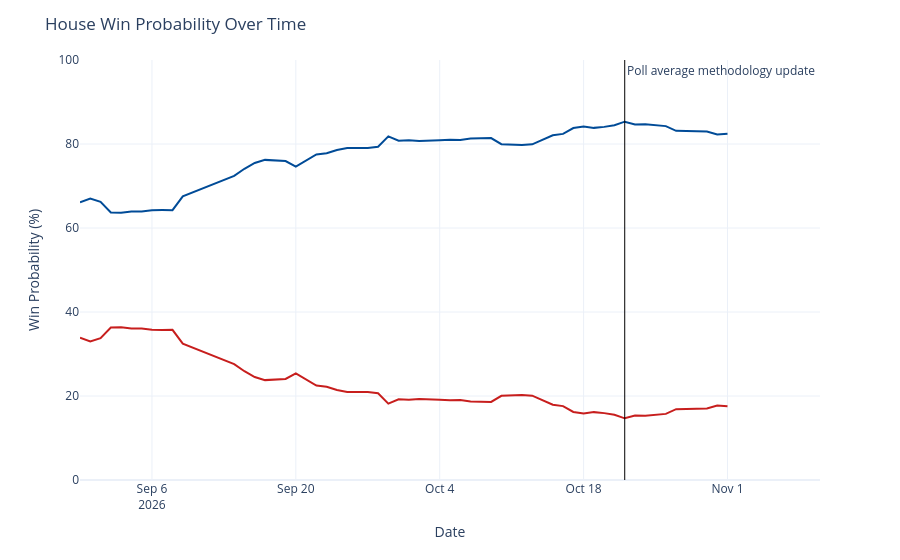

Write notebook code for a chart like this one.
### Code cell
chance_over_time = output_ts[(output_ts['geo'] == 'US House') &
                             (output_ts['type'] == 'chance')]
chance_over_time['rep_chance'] = chance_over_time['y'].map(lambda x: 100 - x)
chance_over_time = chance_over_time.rename({'y': 'Democrats', 'rep_chance': 'Republicans'}, axis=1)
chance_time_ser = px.line(chance_over_time, x='date', y=['Democrats', 'Republicans'], template='plotly_white',
                         color_discrete_map={'Democrats': '#004b97', 'Republicans': '#c71e1d'},)
chance_time_ser.update_traces(hovertemplate="%{y:.1f}%")
chance_time_ser.update_layout(
    xaxis=dict(range=[pd.to_datetime('2026-08-30'), pd.to_datetime('2026-11-10')]),
    yaxis=dict(range=[0, 100]),
    xaxis_title='Date',
    yaxis_title='Win Probability (%)',
    title=dict(text="House Win Probability Over Time"),
    hovermode="x",
    showlegend=False
)
chance_time_ser.add_vline(x=pd.to_datetime('2026-10-22').timestamp() * 1000, line_width=1, line_color='black',
                          annotation_text='Poll average methodology update', annotation_position='top right')
chance_time_ser

### Figure 1 — Plotly figure (JSON) as saved in the notebook; plotly's stock layout.template omitted (floating-point values rounded to 4 significant figures)
{"data": [{"hovertemplate": "%{y:.1f}%", "legendgroup": "Democrats", "line": {"color": "#004b97", "dash": "solid"}, "marker": {"symbol": "circle"}, "mode": "lines", "name": "Democrats", "orientation": "v", "showlegend": true, "type": "scatter", "x": ["2026-08-30", "2026-08-31", "2026-09-01", "2026-09-02", "2026-09-03", "2026-09-04", "2026-09-05", "2026-09-06", "2026-09-07", "2026-09-08", "2026-09-09", "2026-09-14", "2026-09-15", "2026-09-16", "2026-09-17", "2026-09-18", "2026-09-19", "2026-09-20", "2026-09-21", "2026-09-22", "2026-09-23", "2026-09-24", "2026-09-25", "2026-09-26", "2026-09-27", "2026-09-28", "2026-09-29", "2026-09-30", "2026-10-01", "2026-10-02", "2026-10-03", "2026-10-04", "2026-10-05", "2026-10-06", "2026-10-07", "2026-10-08", "2026-10-09", "2026-10-10", "2026-10-11", "2026-10-12", "2026-10-13", "2026-10-15", "2026-10-16", "2026-10-17", "2026-10-18", "2026-10-19", "2026-10-20", "2026-10-21", "2026-10-22", "2026-10-23", "2026-10-24", "2026-10-25", "2026-10-26", "2026-10-27", "2026-10-29", "2026-10-30", "2026-10-31", "2026-11-01"], "xaxis": "x", "y": [66.12, 67.02, 66.25, 63.69, 63.65, 63.91, 63.91, 64.23, 64.27, 64.25, 67.54, 72.39, 74.1, 75.49, 76.22, 76.08, 75.94, 74.59, 76.12, 77.51, 77.78, 78.58, 79.05, 79.05, 79.05, 79.34, 81.82, 80.78, 80.9, 80.69, 80.7, 80.88, 81.01, 80.94, 81.32, 81.39, 81.42, 79.94, 79.78, 79.75, 79.92, 82.09, 82.41, 83.8, 84.17, 83.84, 84.08, 84.45, 85.31, 84.64, 84.7, 84.4, 84.26, 83.14, 83.05, 82.97, 82.25, 82.42], "yaxis": "y"}, {"hovertemplate": "%{y:.1f}%", "legendgroup": "Republicans", "line": {"color": "#c71e1d", "dash": "solid"}, "marker": {"symbol": "circle"}, "mode": "lines", "name": "Republicans", "orientation": "v", "showlegend": true, "type": "scatter", "x": ["2026-08-30", "2026-08-31", "2026-09-01", "2026-09-02", "2026-09-03", "2026-09-04", "2026-09-05", "2026-09-06", "2026-09-07", "2026-09-08", "2026-09-09", "2026-09-14", "2026-09-15", "2026-09-16", "2026-09-17", "2026-09-18", "2026-09-19", "2026-09-20", "2026-09-21", "2026-09-22", "2026-09-23", "2026-09-24", "2026-09-25", "2026-09-26", "2026-09-27", "2026-09-28", "2026-09-29", "2026-09-30", "2026-10-01", "2026-10-02", "2026-10-03", "2026-10-04", "2026-10-05", "2026-10-06", "2026-10-07", "2026-10-08", "2026-10-09", "2026-10-10", "2026-10-11", "2026-10-12", "2026-10-13", "2026-10-15", "2026-10-16", "2026-10-17", "2026-10-18", "2026-10-19", "2026-10-20", "2026-10-21", "2026-10-22", "2026-10-23", "2026-10-24", "2026-10-25", "2026-10-26", "2026-10-27", "2026-10-29", "2026-10-30", "2026-10-31", "2026-11-01"], "xaxis": "x", "y": [33.88, 32.98, 33.75, 36.31, 36.35, 36.09, 36.09, 35.77, 35.73, 35.75, 32.46, 27.61, 25.9, 24.51, 23.78, 23.92, 24.06, 25.41, 23.88, 22.49, 22.22, 21.42, 20.95, 20.95, 20.95, 20.66, 18.18, 19.22, 19.1, 19.31, 19.3, 19.12, 18.99, 19.06, 18.68, 18.61, 18.58, 20.06, 20.22, 20.25, 20.08, 17.91, 17.59, 16.2, 15.83, 16.16, 15.92, 15.55, 14.69, 15.36, 15.3, 15.6, 15.74, 16.86, 16.95, 17.03, 17.75, 17.58], "yaxis": "y"}], "layout": {"annotations": [{"showarrow": false, "text": "Poll average methodology update", "x": 1792627200000, "xanchor": "left", "xref": "x", "y": 1, "yanchor": "top", "yref": "y domain"}], "hovermode": "x", "legend": {"title": {"text": "variable"}, "tracegroupgap": 0}, "margin": {"t": 60}, "shapes": [{"line": {"color": "black", "width": 1}, "type": "line", "x0": 1792627200000, "x1": 1792627200000, "xref": "x", "y0": 0, "y1": 1, "yref": "y domain"}], "showlegend": false, "title": {"text": "House Win Probability Over Time"}, "xaxis": {"anchor": "y", "domain": [0, 1], "range": ["2026-08-30T00:00:00", "2026-11-10T00:00:00"], "title": {"text": "Date"}}, "yaxis": {"anchor": "x", "domain": [0, 1], "range": [0, 100], "title": {"text": "Win Probability (%)"}}}}
